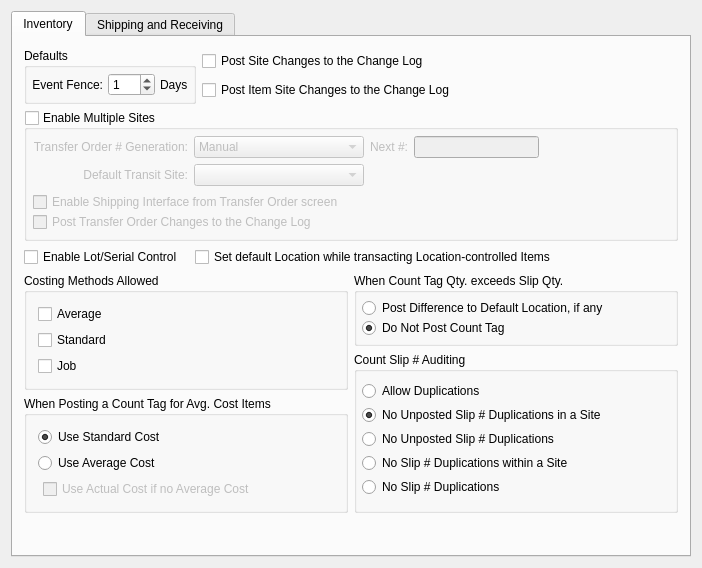
<?xml version="1.0" encoding="UTF-8"?>
<ui version="4.0">
 <comment>This file is part of the xTuple ERP: PostBooks Edition, a free and
open source Enterprise Resource Planning software suite,
Copyright (c) 1999-2010 by OpenMFG LLC, d/b/a xTuple.
It is licensed to you under the Common Public Attribution License
version 1.0, the full text of which (including xTuple-specific Exhibits)
is available at www.xtuple.com/CPAL.  By using this software, you agree
to be bound by its terms.</comment>
 <class>configureIM</class>
 <widget class="QWidget" name="configureIM">
  <property name="geometry">
   <rect>
    <x>0</x>
    <y>0</y>
    <width>702</width>
    <height>568</height>
   </rect>
  </property>
  <property name="windowTitle">
   <string>I/M Module Configuration</string>
  </property>
  <layout class="QGridLayout" name="gridLayout">
   <item row="0" column="0">
    <widget class="QTabWidget" name="_tab">
     <property name="currentIndex">
      <number>0</number>
     </property>
     <widget class="QWidget" name="_inventory">
      <attribute name="title">
       <string>Inventory</string>
      </attribute>
      <layout class="QGridLayout" name="gridLayout_5">
       <item row="0" column="0">
        <layout class="QVBoxLayout" name="verticalLayout">
         <item>
          <layout class="QHBoxLayout">
           <item>
            <widget class="QGroupBox" name="_defaultGroup">
             <property name="sizePolicy">
              <sizepolicy hsizetype="Minimum" vsizetype="Preferred">
               <horstretch>0</horstretch>
               <verstretch>0</verstretch>
              </sizepolicy>
             </property>
             <property name="title">
              <string>Defaults</string>
             </property>
             <layout class="QVBoxLayout">
              <property name="spacing">
               <number>5</number>
              </property>
              <property name="margin">
               <number>5</number>
              </property>
              <item>
               <layout class="QHBoxLayout">
                <property name="spacing">
                 <number>5</number>
                </property>
                <item>
                 <widget class="QLabel" name="_eventFenceLit">
                  <property name="text">
                   <string>Event Fence:</string>
                  </property>
                  <property name="alignment">
                   <set>Qt::AlignRight|Qt::AlignTrailing|Qt::AlignVCenter</set>
                  </property>
                  <property name="buddy">
                   <cstring>_eventFence</cstring>
                  </property>
                 </widget>
                </item>
                <item>
                 <widget class="QSpinBox" name="_eventFence">
                  <property name="maximum">
                   <number>999</number>
                  </property>
                  <property name="value">
                   <number>1</number>
                  </property>
                 </widget>
                </item>
                <item>
                 <widget class="QLabel" name="_daysLit">
                  <property name="text">
                   <string>Days</string>
                  </property>
                 </widget>
                </item>
               </layout>
              </item>
             </layout>
            </widget>
           </item>
           <item>
            <layout class="QVBoxLayout">
             <item>
              <widget class="QCheckBox" name="_warehouseChangeLog">
               <property name="sizePolicy">
                <sizepolicy hsizetype="MinimumExpanding" vsizetype="Fixed">
                 <horstretch>0</horstretch>
                 <verstretch>0</verstretch>
                </sizepolicy>
               </property>
               <property name="text">
                <string>Post Site Changes to the Change Log</string>
               </property>
              </widget>
             </item>
             <item>
              <widget class="QCheckBox" name="_itemSiteChangeLog">
               <property name="sizePolicy">
                <sizepolicy hsizetype="MinimumExpanding" vsizetype="Fixed">
                 <horstretch>0</horstretch>
                 <verstretch>0</verstretch>
                </sizepolicy>
               </property>
               <property name="text">
                <string>Post Item Site Changes to the Change Log</string>
               </property>
              </widget>
             </item>
            </layout>
           </item>
          </layout>
         </item>
         <item>
          <widget class="QGroupBox" name="_multiWhs">
           <property name="title">
            <string>Enable Multiple Sites</string>
           </property>
           <property name="checkable">
            <bool>true</bool>
           </property>
           <property name="checked">
            <bool>false</bool>
           </property>
           <layout class="QGridLayout">
            <property name="margin">
             <number>6</number>
            </property>
            <item row="2" column="0" colspan="5">
             <layout class="QVBoxLayout">
              <property name="spacing">
               <number>0</number>
              </property>
              <item>
               <widget class="QCheckBox" name="_enableToShipping">
                <property name="sizePolicy">
                 <sizepolicy hsizetype="Expanding" vsizetype="Fixed">
                  <horstretch>0</horstretch>
                  <verstretch>0</verstretch>
                 </sizepolicy>
                </property>
                <property name="text">
                 <string>Enable Shipping Interface from Transfer Order screen</string>
                </property>
               </widget>
              </item>
              <item>
               <widget class="QCheckBox" name="_transferOrderChangeLog">
                <property name="sizePolicy">
                 <sizepolicy hsizetype="Expanding" vsizetype="Fixed">
                  <horstretch>0</horstretch>
                  <verstretch>0</verstretch>
                 </sizepolicy>
                </property>
                <property name="text">
                 <string>Post Transfer Order Changes to the Change Log</string>
                </property>
               </widget>
              </item>
             </layout>
            </item>
            <item row="0" column="3">
             <widget class="XLineEdit" name="_toNextNum">
              <property name="sizePolicy">
               <sizepolicy hsizetype="MinimumExpanding" vsizetype="Fixed">
                <horstretch>0</horstretch>
                <verstretch>0</verstretch>
               </sizepolicy>
              </property>
             </widget>
            </item>
            <item row="1" column="1">
             <widget class="WComboBox" name="_defaultTransWhs">
              <property name="sizePolicy">
               <sizepolicy hsizetype="MinimumExpanding" vsizetype="Fixed">
                <horstretch>0</horstretch>
                <verstretch>0</verstretch>
               </sizepolicy>
              </property>
              <property name="type">
               <enum>WComboBox::Transit</enum>
              </property>
             </widget>
            </item>
            <item row="0" column="1">
             <widget class="QComboBox" name="_toNumGeneration">
              <property name="sizePolicy">
               <sizepolicy hsizetype="MinimumExpanding" vsizetype="Fixed">
                <horstretch>0</horstretch>
                <verstretch>0</verstretch>
               </sizepolicy>
              </property>
              <item>
               <property name="text">
                <string>Manual</string>
               </property>
              </item>
              <item>
               <property name="text">
                <string>Automatic</string>
               </property>
              </item>
              <item>
               <property name="text">
                <string>Automatic, Allow Override</string>
               </property>
              </item>
             </widget>
            </item>
            <item row="0" column="0">
             <widget class="QLabel" name="_toNumGenerationLit">
              <property name="text">
               <string>Transfer Order # Generation:</string>
              </property>
              <property name="alignment">
               <set>Qt::AlignRight|Qt::AlignTrailing|Qt::AlignVCenter</set>
              </property>
              <property name="buddy">
               <cstring>_toNumGeneration</cstring>
              </property>
             </widget>
            </item>
            <item row="0" column="2">
             <widget class="QLabel" name="_toNextNumLit">
              <property name="text">
               <string>Next #:</string>
              </property>
              <property name="alignment">
               <set>Qt::AlignRight|Qt::AlignTrailing|Qt::AlignVCenter</set>
              </property>
              <property name="buddy">
               <cstring>_toNextNum</cstring>
              </property>
             </widget>
            </item>
            <item row="1" column="0">
             <widget class="QLabel" name="_defaultTransWhsLit">
              <property name="text">
               <string>Default Transit Site:</string>
              </property>
              <property name="alignment">
               <set>Qt::AlignRight|Qt::AlignTrailing|Qt::AlignVCenter</set>
              </property>
              <property name="buddy">
               <cstring>_defaultTransWhs</cstring>
              </property>
             </widget>
            </item>
            <item row="0" column="4">
             <spacer>
              <property name="orientation">
               <enum>Qt::Horizontal</enum>
              </property>
              <property name="sizeHint" stdset="0">
               <size>
                <width>0</width>
                <height>20</height>
               </size>
              </property>
             </spacer>
            </item>
           </layout>
          </widget>
         </item>
         <item>
          <layout class="QHBoxLayout" name="horizontalLayout">
           <property name="spacing">
            <number>12</number>
           </property>
           <item>
            <widget class="QCheckBox" name="_lotSerial">
             <property name="text">
              <string>Enable Lot/Serial Control</string>
             </property>
            </widget>
           </item>
           <item>
            <widget class="QCheckBox" name="_setDefLoc">
             <property name="text">
              <string>Set default Location while transacting Location-controlled Items</string>
             </property>
            </widget>
           </item>
           <item>
            <spacer name="horizontalSpacer">
             <property name="orientation">
              <enum>Qt::Horizontal</enum>
             </property>
             <property name="sizeHint" stdset="0">
              <size>
               <width>0</width>
               <height>20</height>
              </size>
             </property>
            </spacer>
           </item>
          </layout>
         </item>
         <item>
          <layout class="QGridLayout" name="gridLayout_3">
           <item row="0" column="0" rowspan="2">
            <widget class="QGroupBox" name="_cost">
             <property name="title">
              <string>Costing Methods Allowed</string>
             </property>
             <layout class="QVBoxLayout">
              <item>
               <widget class="QCheckBox" name="_costAvg">
                <property name="text">
                 <string>Average</string>
                </property>
               </widget>
              </item>
              <item>
               <widget class="QCheckBox" name="_costStd">
                <property name="text">
                 <string>Standard</string>
                </property>
               </widget>
              </item>
              <item>
               <widget class="QCheckBox" name="_costJob">
                <property name="enabled">
                 <bool>true</bool>
                </property>
                <property name="text">
                 <string>Job</string>
                </property>
                <property name="checked">
                 <bool>false</bool>
                </property>
               </widget>
              </item>
             </layout>
            </widget>
           </item>
           <item row="0" column="1">
            <widget class="QGroupBox" name="_countTagGroup">
             <property name="title">
              <string>When Count Tag Qty. exceeds Slip Qty.</string>
             </property>
             <layout class="QVBoxLayout">
              <property name="spacing">
               <number>0</number>
              </property>
              <property name="margin">
               <number>5</number>
              </property>
              <item>
               <widget class="QRadioButton" name="_postToDefault">
                <property name="text">
                 <string>Post Difference to Default Location, if any</string>
                </property>
               </widget>
              </item>
              <item>
               <widget class="QRadioButton" name="_doNotPost">
                <property name="text">
                 <string>Do Not Post Count Tag</string>
                </property>
                <property name="checked">
                 <bool>true</bool>
                </property>
               </widget>
              </item>
             </layout>
            </widget>
           </item>
           <item row="1" column="1" rowspan="2">
            <widget class="QGroupBox" name="_countSlipGroup">
             <property name="title">
              <string>Count Slip # Auditing</string>
             </property>
             <layout class="QVBoxLayout">
              <property name="spacing">
               <number>0</number>
              </property>
              <property name="margin">
               <number>5</number>
              </property>
              <item>
               <widget class="QRadioButton" name="_noSlipChecks">
                <property name="text">
                 <string>Allow Duplications</string>
                </property>
               </widget>
              </item>
              <item>
               <widget class="QRadioButton" name="_checkOnUnpostedWarehouse">
                <property name="text">
                 <string>No Unposted Slip # Duplications in a Site</string>
                </property>
                <property name="checked">
                 <bool>true</bool>
                </property>
               </widget>
              </item>
              <item>
               <widget class="QRadioButton" name="_checkOnUnposted">
                <property name="text">
                 <string>No Unposted Slip # Duplications</string>
                </property>
               </widget>
              </item>
              <item>
               <widget class="QRadioButton" name="_checkOnAllWarehouse">
                <property name="text">
                 <string>No Slip # Duplications within a Site</string>
                </property>
               </widget>
              </item>
              <item>
               <widget class="QRadioButton" name="_checkOnAll">
                <property name="text">
                 <string>No Slip # Duplications</string>
                </property>
               </widget>
              </item>
             </layout>
            </widget>
           </item>
           <item row="2" column="0">
            <widget class="QGroupBox" name="_avgCostGroup">
             <property name="title">
              <string>When Posting a Count Tag for Avg. Cost Items</string>
             </property>
             <layout class="QVBoxLayout" name="verticalLayout_2">
              <item>
               <widget class="QRadioButton" name="_useStdCost">
                <property name="text">
                 <string>Use Standard Cost</string>
                </property>
                <property name="checked">
                 <bool>true</bool>
                </property>
               </widget>
              </item>
              <item>
               <widget class="QRadioButton" name="_useAvgCost">
                <property name="text">
                 <string>Use Average Cost</string>
                </property>
               </widget>
              </item>
              <item>
               <layout class="QHBoxLayout" name="horizontalLayout_3">
                <item>
                 <spacer name="horizontalSpacer_3">
                  <property name="orientation">
                   <enum>Qt::Horizontal</enum>
                  </property>
                  <property name="sizeType">
                   <enum>QSizePolicy::Fixed</enum>
                  </property>
                  <property name="sizeHint" stdset="0">
                   <size>
                    <width>5</width>
                    <height>20</height>
                   </size>
                  </property>
                 </spacer>
                </item>
                <item>
                 <widget class="QCheckBox" name="_useActCost">
                  <property name="enabled">
                   <bool>false</bool>
                  </property>
                  <property name="text">
                   <string>Use Actual Cost if no Average Cost</string>
                  </property>
                 </widget>
                </item>
               </layout>
              </item>
             </layout>
            </widget>
           </item>
          </layout>
         </item>
         <item>
          <spacer>
           <property name="orientation">
            <enum>Qt::Vertical</enum>
           </property>
           <property name="sizeType">
            <enum>QSizePolicy::Expanding</enum>
           </property>
           <property name="sizeHint" stdset="0">
            <size>
             <width>17</width>
             <height>0</height>
            </size>
           </property>
          </spacer>
         </item>
        </layout>
       </item>
      </layout>
     </widget>
     <widget class="QWidget" name="tab_2">
      <attribute name="title">
       <string>Shipping and Receiving</string>
      </attribute>
      <layout class="QGridLayout" name="gridLayout_4">
       <item row="0" column="0">
        <layout class="QGridLayout">
         <item row="0" column="0">
          <widget class="QLabel" name="_shipmentNumGenerationLit">
           <property name="text">
            <string>Shipment # Generation:</string>
           </property>
           <property name="buddy">
            <cstring>_shipmentNumGeneration</cstring>
           </property>
          </widget>
         </item>
         <item row="0" column="2">
          <widget class="QLabel" name="_nextShipmentNumLit">
           <property name="text">
            <string>Next #:</string>
           </property>
           <property name="buddy">
            <cstring>_nextShipmentNum</cstring>
           </property>
          </widget>
         </item>
         <item row="0" column="1">
          <widget class="QComboBox" name="_shipmentNumGeneration">
           <property name="enabled">
            <bool>false</bool>
           </property>
           <property name="sizePolicy">
            <sizepolicy hsizetype="Preferred" vsizetype="Fixed">
             <horstretch>0</horstretch>
             <verstretch>0</verstretch>
            </sizepolicy>
           </property>
           <item>
            <property name="text">
             <string>Automatic</string>
            </property>
           </item>
          </widget>
         </item>
         <item row="0" column="3">
          <widget class="XLineEdit" name="_nextShipmentNum">
           <property name="sizePolicy">
            <sizepolicy hsizetype="MinimumExpanding" vsizetype="Fixed">
             <horstretch>0</horstretch>
             <verstretch>0</verstretch>
            </sizepolicy>
           </property>
          </widget>
         </item>
        </layout>
       </item>
       <item row="1" column="0">
        <widget class="QGroupBox" name="_shipByGroup">
         <property name="title">
          <string>Enable Shipping by Customer</string>
         </property>
         <property name="checkable">
          <bool>true</bool>
         </property>
         <property name="checked">
          <bool>false</bool>
         </property>
         <layout class="QGridLayout" name="gridLayout_2">
          <item row="0" column="0">
           <layout class="QHBoxLayout" name="horizontalLayout_2">
            <item>
             <widget class="QLabel" name="_shipByLit">
              <property name="text">
               <string>By default Print and Issue by:</string>
              </property>
             </widget>
            </item>
            <item>
             <widget class="XComboBox" name="_shipBy">
              <item>
               <property name="text">
                <string>Customer</string>
               </property>
              </item>
              <item>
               <property name="text">
                <string>Order</string>
               </property>
              </item>
             </widget>
            </item>
            <item>
             <spacer name="horizontalSpacer_2">
              <property name="orientation">
               <enum>Qt::Horizontal</enum>
              </property>
              <property name="sizeHint" stdset="0">
               <size>
                <width>40</width>
                <height>20</height>
               </size>
              </property>
             </spacer>
            </item>
           </layout>
          </item>
         </layout>
        </widget>
       </item>
       <item row="2" column="0">
        <widget class="QCheckBox" name="_kitInheritCOS">
         <property name="sizePolicy">
          <sizepolicy hsizetype="MinimumExpanding" vsizetype="Fixed">
           <horstretch>0</horstretch>
           <verstretch>0</verstretch>
          </sizepolicy>
         </property>
         <property name="text">
          <string>Kit Components Inherit COS from Kit Parent</string>
         </property>
        </widget>
       </item>
       <item row="3" column="0">
        <widget class="QCheckBox" name="_disallowReceiptExcess">
         <property name="sizePolicy">
          <sizepolicy hsizetype="MinimumExpanding" vsizetype="Fixed">
           <horstretch>0</horstretch>
           <verstretch>0</verstretch>
          </sizepolicy>
         </property>
         <property name="text">
          <string>Disallow Purchase Order Receipt of Qty greater than ordered</string>
         </property>
        </widget>
       </item>
       <item row="4" column="0">
        <widget class="QCheckBox" name="_warnIfReceiptDiffers">
         <property name="sizePolicy">
          <sizepolicy hsizetype="MinimumExpanding" vsizetype="Fixed">
           <horstretch>0</horstretch>
           <verstretch>0</verstretch>
          </sizepolicy>
         </property>
         <property name="text">
          <string>Warn if Purchase Order Receipt Qty differs from receivable Qty</string>
         </property>
        </widget>
       </item>
       <item row="6" column="0">
        <layout class="QHBoxLayout">
         <property name="spacing">
          <number>2</number>
         </property>
         <item>
          <spacer>
           <property name="orientation">
            <enum>Qt::Horizontal</enum>
           </property>
           <property name="sizeType">
            <enum>QSizePolicy::Fixed</enum>
           </property>
           <property name="sizeHint" stdset="0">
            <size>
             <width>40</width>
             <height>20</height>
            </size>
           </property>
          </spacer>
         </item>
         <item>
          <widget class="QLabel" name="_toleranceLit">
           <property name="text">
            <string>By the following amount:</string>
           </property>
           <property name="buddy">
            <cstring>_tolerance</cstring>
           </property>
          </widget>
         </item>
         <item>
          <widget class="QLabel" name="_percentLit">
           <property name="text">
            <string>%</string>
           </property>
           <property name="buddy">
            <cstring>_tolerance</cstring>
           </property>
          </widget>
         </item>
         <item>
          <widget class="QLineEdit" name="_tolerance">
           <property name="enabled">
            <bool>false</bool>
           </property>
           <property name="maximumSize">
            <size>
             <width>200</width>
             <height>16777215</height>
            </size>
           </property>
          </widget>
         </item>
         <item>
          <spacer>
           <property name="orientation">
            <enum>Qt::Horizontal</enum>
           </property>
           <property name="sizeType">
            <enum>QSizePolicy::Expanding</enum>
           </property>
           <property name="sizeHint" stdset="0">
            <size>
             <width>0</width>
             <height>20</height>
            </size>
           </property>
          </spacer>
         </item>
        </layout>
       </item>
       <item row="8" column="0">
        <widget class="QGroupBox" name="_shipformGroup">
         <property name="title">
          <string>Default Shipping Form Copies:</string>
         </property>
         <layout class="QVBoxLayout">
          <property name="spacing">
           <number>0</number>
          </property>
          <property name="margin">
           <number>5</number>
          </property>
          <item>
           <layout class="QHBoxLayout">
            <item>
             <layout class="QHBoxLayout">
              <item>
               <widget class="QLabel" name="_shipformNumOfCopiesLit_2">
                <property name="text">
                 <string># of Copies:</string>
                </property>
                <property name="alignment">
                 <set>Qt::AlignRight|Qt::AlignTrailing|Qt::AlignVCenter</set>
                </property>
                <property name="buddy">
                 <cstring>_shipformNumOfCopies</cstring>
                </property>
               </widget>
              </item>
              <item>
               <widget class="QSpinBox" name="_shipformNumOfCopies">
                <property name="enabled">
                 <bool>true</bool>
                </property>
                <property name="minimum">
                 <number>0</number>
                </property>
                <property name="maximum">
                 <number>9</number>
                </property>
                <property name="value">
                 <number>0</number>
                </property>
               </widget>
              </item>
             </layout>
            </item>
            <item>
             <spacer>
              <property name="orientation">
               <enum>Qt::Horizontal</enum>
              </property>
              <property name="sizeType">
               <enum>QSizePolicy::Expanding</enum>
              </property>
              <property name="sizeHint" stdset="0">
               <size>
                <width>16</width>
                <height>10</height>
               </size>
              </property>
             </spacer>
            </item>
           </layout>
          </item>
          <item>
           <widget class="XTreeWidget" name="_shipformWatermarks">
            <property name="sizePolicy">
             <sizepolicy hsizetype="Expanding" vsizetype="Expanding">
              <horstretch>0</horstretch>
              <verstretch>0</verstretch>
             </sizepolicy>
            </property>
            <property name="minimumSize">
             <size>
              <width>0</width>
              <height>100</height>
             </size>
            </property>
           </widget>
          </item>
         </layout>
        </widget>
       </item>
       <item row="7" column="0">
        <widget class="QCheckBox" name="_recordPpvOnReceipt">
         <property name="sizePolicy">
          <sizepolicy hsizetype="MinimumExpanding" vsizetype="Fixed">
           <horstretch>0</horstretch>
           <verstretch>0</verstretch>
          </sizepolicy>
         </property>
         <property name="text">
          <string>Record Purchase Price Variance on Receipt</string>
         </property>
        </widget>
       </item>
      </layout>
     </widget>
    </widget>
   </item>
  </layout>
 </widget>
 <layoutdefault spacing="6" margin="11"/>
 <pixmapfunction>qPixmapFromMimeSource</pixmapfunction>
 <customwidgets>
  <customwidget>
   <class>WComboBox</class>
   <extends>XComboBox</extends>
   <header>wcombobox.h</header>
  </customwidget>
  <customwidget>
   <class>XComboBox</class>
   <extends>QComboBox</extends>
   <header>xcombobox.h</header>
  </customwidget>
  <customwidget>
   <class>XLineEdit</class>
   <extends>QLineEdit</extends>
   <header>xlineedit.h</header>
   <container>1</container>
  </customwidget>
  <customwidget>
   <class>XTreeWidget</class>
   <extends>QTreeWidget</extends>
   <header>xtreewidget.h</header>
   <container>1</container>
  </customwidget>
 </customwidgets>
 <tabstops>
  <tabstop>_tab</tabstop>
  <tabstop>_eventFence</tabstop>
  <tabstop>_warehouseChangeLog</tabstop>
  <tabstop>_itemSiteChangeLog</tabstop>
  <tabstop>_multiWhs</tabstop>
  <tabstop>_toNumGeneration</tabstop>
  <tabstop>_toNextNum</tabstop>
  <tabstop>_defaultTransWhs</tabstop>
  <tabstop>_enableToShipping</tabstop>
  <tabstop>_transferOrderChangeLog</tabstop>
  <tabstop>_lotSerial</tabstop>
  <tabstop>_setDefLoc</tabstop>
  <tabstop>_costAvg</tabstop>
  <tabstop>_costStd</tabstop>
  <tabstop>_costJob</tabstop>
  <tabstop>_postToDefault</tabstop>
  <tabstop>_doNotPost</tabstop>
  <tabstop>_noSlipChecks</tabstop>
  <tabstop>_checkOnUnpostedWarehouse</tabstop>
  <tabstop>_checkOnUnposted</tabstop>
  <tabstop>_checkOnAllWarehouse</tabstop>
  <tabstop>_checkOnAll</tabstop>
  <tabstop>_shipmentNumGeneration</tabstop>
  <tabstop>_nextShipmentNum</tabstop>
  <tabstop>_shipByGroup</tabstop>
  <tabstop>_shipBy</tabstop>
  <tabstop>_kitInheritCOS</tabstop>
  <tabstop>_disallowReceiptExcess</tabstop>
  <tabstop>_warnIfReceiptDiffers</tabstop>
  <tabstop>_tolerance</tabstop>
  <tabstop>_shipformNumOfCopies</tabstop>
  <tabstop>_shipformWatermarks</tabstop>
 </tabstops>
 <resources/>
 <connections>
  <connection>
   <sender>_warnIfReceiptDiffers</sender>
   <signal>toggled(bool)</signal>
   <receiver>_tolerance</receiver>
   <slot>setEnabled(bool)</slot>
   <hints>
    <hint type="sourcelabel">
     <x>409</x>
     <y>108</y>
    </hint>
    <hint type="destinationlabel">
     <x>363</x>
     <y>135</y>
    </hint>
   </hints>
  </connection>
  <connection>
   <sender>_useAvgCost</sender>
   <signal>toggled(bool)</signal>
   <receiver>_useActCost</receiver>
   <slot>setEnabled(bool)</slot>
   <hints>
    <hint type="sourcelabel">
     <x>186</x>
     <y>416</y>
    </hint>
    <hint type="destinationlabel">
     <x>213</x>
     <y>446</y>
    </hint>
   </hints>
  </connection>
 </connections>
</ui>
